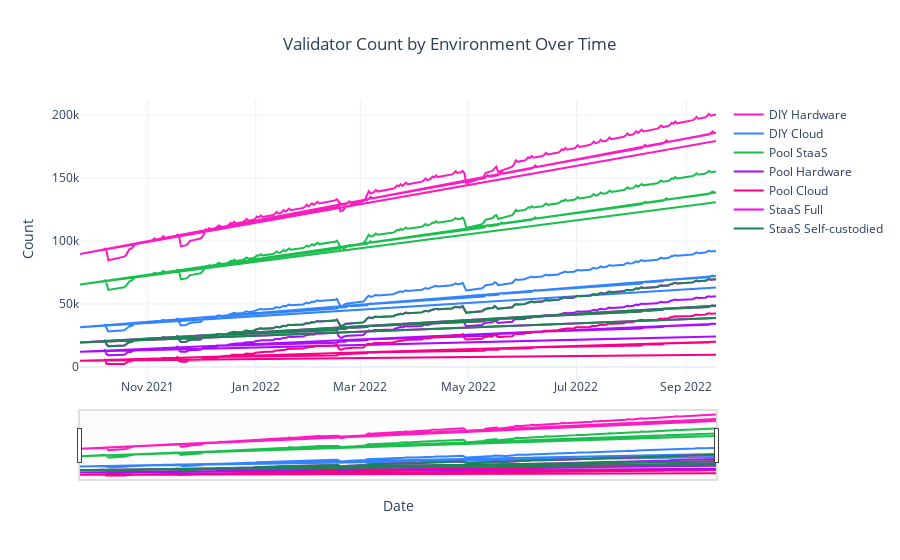

Notebook source saved alongside this figure:
### Code cell
visualizations.plot_validator_count_by_environment_over_time(df)

### Figure 1 — Plotly figure (JSON) as saved in the notebook; plotly's stock layout.template omitted (floating-point values rounded to 4 significant figures; data arrays with more than 128 entries replaced by an {"elided": "..."} marker saying what was removed)
{"data": [{"name": "DIY Hardware", "type": "scatter", "x": {"elided": "1080 str values"}, "y": {"elided": "1080 float values"}}, {"name": "DIY Cloud", "type": "scatter", "x": {"elided": "1080 str values"}, "y": {"elided": "1080 float values"}}, {"name": "Pool StaaS", "type": "scatter", "x": {"elided": "1080 str values"}, "y": {"elided": "1080 float values"}}, {"name": "Pool Hardware", "type": "scatter", "x": {"elided": "1080 str values"}, "y": {"elided": "1080 float values"}}, {"name": "Pool Cloud", "type": "scatter", "x": {"elided": "1080 str values"}, "y": {"elided": "1080 float values"}}, {"name": "StaaS Full", "type": "scatter", "x": {"elided": "1080 str values"}, "y": {"elided": "1080 float values"}}, {"name": "StaaS Self-custodied", "type": "scatter", "x": {"elided": "1080 str values"}, "y": {"elided": "1080 float values"}}], "layout": {"hovermode": "x unified", "legend": {"title": {"text": ""}}, "title": {"text": "Validator Count by Environment Over Time"}, "xaxis": {"rangeslider": {"visible": true}, "title": {"text": "Date"}, "type": "date"}, "yaxis": {"title": {"text": "Count"}}}}
